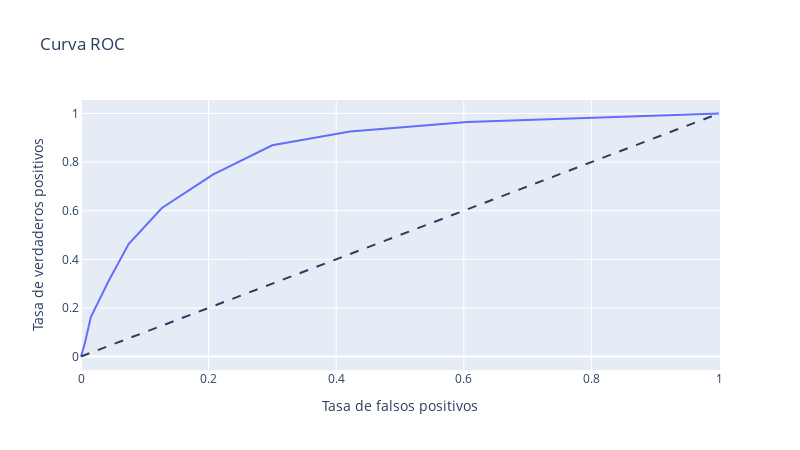

Notebook code cell kept with this figure:
### Markdown cell above
#### KNN CLASSIFIER

### Code cell
Mejores_hiperparámetros = {'metric': 'manhattan', 'n_neighbors': 9, 'weights': 'uniform'}

model_knn = KNeighborsClassifier(**Mejores_hiperparámetros)

# param_grid = {
#     'n_neighbors': [3, 5, 7, 9], 
#     'weights': ['uniform', 'distance'],  
#     'metric': ['euclidean', 'manhattan', 'minkowski'] 
# }

# grid_search = GridSearchCV(estimator=model_knn, param_grid=param_grid, cv=5, scoring='accuracy', n_jobs=-1, verbose=2)

# grid_search.fit(X_train, y_train)

# print("Mejores hiperparámetros:", grid_search.best_params_)
# "Mejores hiperparámetros: {'metric': 'manhattan', 'n_neighbors': 9, 'weights': 'uniform'}"

# # Predecir usando el mejor modelo encontrado
# best_model = grid_search.best_estimator_
# predictions = best_model.predict(X_test)

model_knn.fit(X_train,y_train)
predictions = model_knn.predict(X_test)

find_scores(X_test, y_test, predictions, model_knn)

### Figure 1 — Plotly figure (JSON) as saved in the notebook; plotly's stock layout.template omitted (floating-point values rounded to 4 significant figures)
{"data": [{"hovertemplate": "Tasa de falsos positivos=%{x}<br>Tasa de verdaderos positivos=%{y}<extra></extra>", "legendgroup": "", "line": {"color": "#636efa", "dash": "solid"}, "marker": {"symbol": "circle"}, "mode": "lines", "name": "", "orientation": "v", "showlegend": false, "type": "scatter", "x": [0, 0.005924, 0.0154, 0.04265, 0.07464, 0.1268, 0.2073, 0.2998, 0.4218, 0.6055, 1], "xaxis": "x", "y": [0, 0.053, 0.1625, 0.3074, 0.4629, 0.6113, 0.7491, 0.8693, 0.9258, 0.9647, 1], "yaxis": "y"}], "layout": {"height": 450, "legend": {"tracegroupgap": 0}, "shapes": [{"line": {"dash": "dash"}, "type": "line", "x0": 0, "x1": 1, "y0": 0, "y1": 1}], "title": {"text": "Curva ROC"}, "width": 800, "xaxis": {"anchor": "y", "domain": [0, 1], "title": {"text": "Tasa de falsos positivos"}}, "yaxis": {"anchor": "x", "domain": [0, 1], "title": {"text": "Tasa de verdaderos positivos"}}}}
